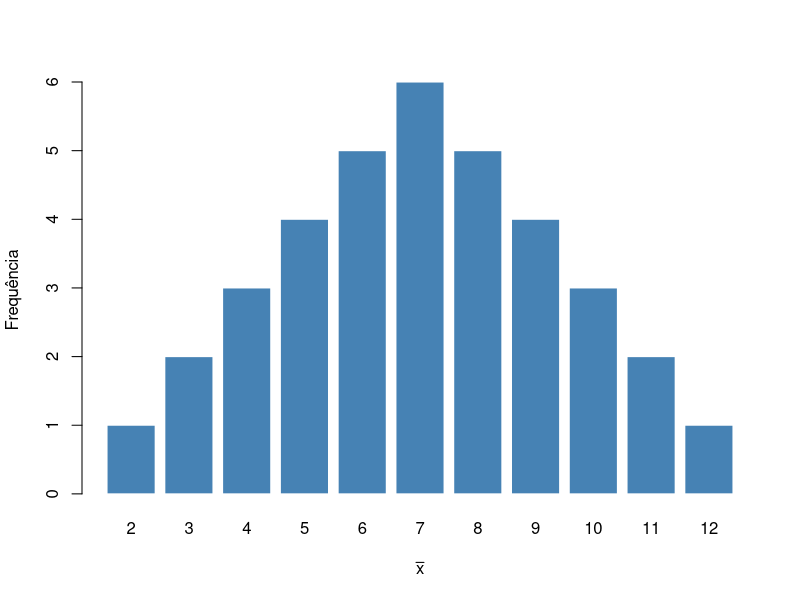
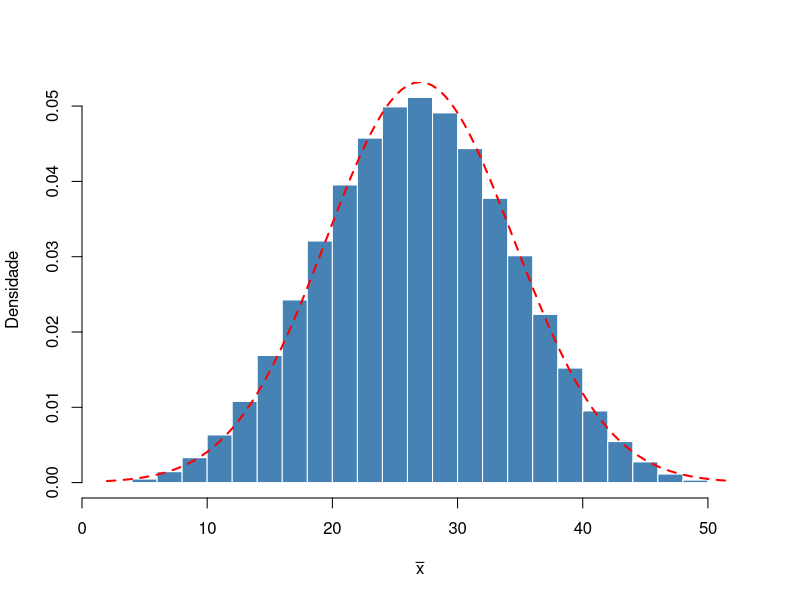

Source code (R) for these figures, in order: (Note: this script raises an error after producing the figures.)
## ---- chunk 1

df <- data.frame(elementos = LETTERS[1:6], ind = 1:6, idade = c(2,4,6,8,10,12))

knitr::kable(x = df,
             format = "markdown",
             col.names = c("Elementos", "$i$", "$X_i$"),
             align = "ccc")

## ---- chunk 2

df2 <- data.frame(numero = c(1:5, "$\\vdots$"),
                  amostra = c(rep("",6)),
                  p = c(rep("",6)),
                  x = c(rep("",6)),
                  xbarra = c(rep("",6)))

knitr::kable(x = df2,
             format = "markdown",
             col.names = c("$S_j$",
                           "Amostras",
                           "$\\pi_j$",
                           "$(x_1, x_2)$",
                           "$\\bar{x}_j$"),
             align = "ccccc")

## ---- chunk 3

x <- expand.grid(rep(list(LETTERS[1:6]), 2))

idade <- c(2,4,6,8,10,12)
idade.pares <- expand.grid(rep(list(idade), 2))
idade.media <- apply(X = idade.pares, MARGIN = 1, FUN = mean)

df3 <- data.frame(numero = 1:36,
                  amostra = paste("(", x$Var1, ", ", x$Var2, ")", sep = ""),
                  p = rep(as.character(MASS::fractions(1/36)), 36),
                  xs = paste("(", idade.pares$Var1, ", ", idade.pares$Var2, ")", sep = ""),
                  xbarra = idade.media)

knitr::kable(x = df3,
             format = "markdown",
             col.names = c("$S_j$",
                           "Amostras",
                           "$\\pi_j$",
                           "$(x_1, x_2)$",
                           "$\\bar{x}_j$"),
             align = "ccccc")

## ---- chunk 4

barplot(table(df3$xbarra),
     col = "steelblue",
     border = "white",
     ylab = "Frequência",
     xlab = expression(bar(x)))

## ---- chunk 5

x <- expand.grid(rep(list(LETTERS), 4))

idade <- 1:26 * 2
idade.pares <- expand.grid(rep(list(idade), 4))
idade.media <- apply(X = idade.pares, MARGIN = 1, FUN = mean)

hist(idade.media,
     prob = T,
     main = "",
     col = "steelblue",
     border = "white",
     ylab = "Densidade",
     xlab = expression(bar(x)))

curve(expr = dnorm(x, mean = mean(idade.media), sd = sd(idade.media)),
      lty = 2, lwd = 2,
      col = "red",
      add = T)

## ---- chunk 6

knitr::include_graphics(here::here('images', 'Statistically-Insignificant-bolha.jpg'))

